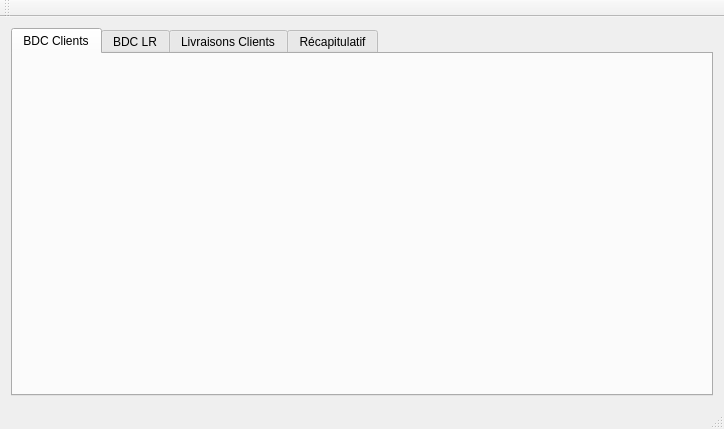
<?xml version="1.0" encoding="UTF-8"?>
<ui version="4.0">
 <class>MainWindow</class>
 <widget class="QMainWindow" name="MainWindow">
  <property name="geometry">
   <rect>
    <x>0</x>
    <y>0</y>
    <width>724</width>
    <height>429</height>
   </rect>
  </property>
  <property name="windowTitle">
   <string>MarielLR</string>
  </property>
  <widget class="QWidget" name="centralWidget">
   <layout class="QVBoxLayout" name="verticalLayout">
    <item>
     <widget class="QTabWidget" name="tabWidget">
      <property name="currentIndex">
       <number>0</number>
      </property>
      <widget class="OngletBDCClients" name="BDC">
       <property name="sizePolicy">
        <sizepolicy hsizetype="Expanding" vsizetype="Expanding">
         <horstretch>0</horstretch>
         <verstretch>0</verstretch>
        </sizepolicy>
       </property>
       <attribute name="title">
        <string>BDC Clients</string>
       </attribute>
      </widget>
      <widget class="OngletBDCLR" name="BDCLR">
       <attribute name="title">
        <string>BDC LR</string>
       </attribute>
      </widget>
      <widget class="OngletLivraisonClients" name="Livraison">
       <attribute name="title">
        <string>Livraisons Clients</string>
       </attribute>
      </widget>
      <widget class="OngletRecapitulatif" name="Recap">
       <attribute name="title">
        <string>Récapitulatif</string>
       </attribute>
      </widget>
     </widget>
    </item>
   </layout>
  </widget>
  <widget class="QMenuBar" name="menuBar">
   <property name="geometry">
    <rect>
     <x>0</x>
     <y>0</y>
     <width>724</width>
     <height>21</height>
    </rect>
   </property>
  </widget>
  <widget class="QToolBar" name="mainToolBar">
   <attribute name="toolBarArea">
    <enum>TopToolBarArea</enum>
   </attribute>
   <attribute name="toolBarBreak">
    <bool>false</bool>
   </attribute>
  </widget>
  <widget class="QStatusBar" name="statusBar"/>
 </widget>
 <layoutdefault spacing="6" margin="11"/>
 <customwidgets>
  <customwidget>
   <class>OngletBDCClients</class>
   <extends>QWidget</extends>
   <header>ongletbdcclients.h</header>
   <container>1</container>
  </customwidget>
  <customwidget>
   <class>OngletBDCLR</class>
   <extends>QWidget</extends>
   <header>ongletbdclr.h</header>
   <container>1</container>
  </customwidget>
  <customwidget>
   <class>OngletLivraisonClients</class>
   <extends>QWidget</extends>
   <header>ongletlivraisonclients.h</header>
   <container>1</container>
  </customwidget>
  <customwidget>
   <class>OngletRecapitulatif</class>
   <extends>QWidget</extends>
   <header>ongletrecapitulatif.h</header>
   <container>1</container>
  </customwidget>
 </customwidgets>
 <resources/>
 <connections/>
</ui>
